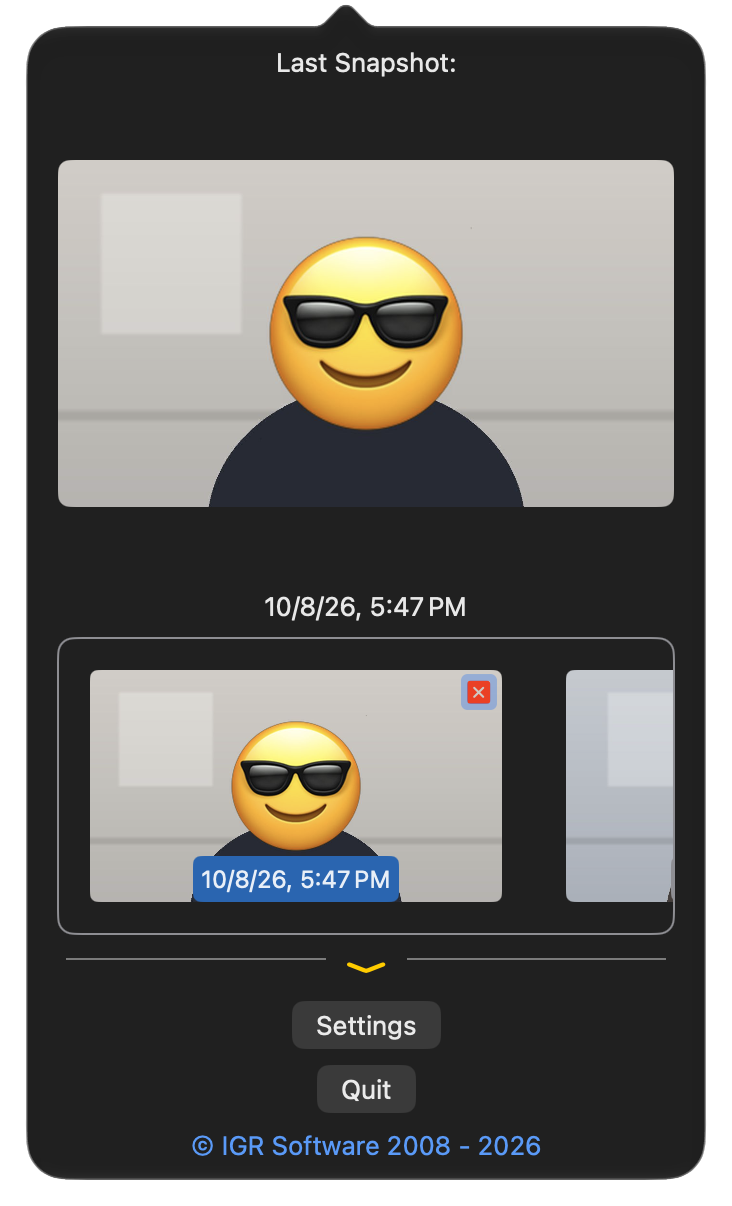
#> input picture AppStore/screenshots/en-US/raw/menu-popover.png, 732 x 1206 px; its folder holds only this picture in this run
$ python compose.py
#> lines starting #> are read from the running program, lines starting #| are printed output that depends on the picture
"""Builds the App Store slides from the raw window captures.

Reads AppStore/screenshots/<locale>/raw/*.png and writes AppStore/screenshots/<locale>/APP_DESKTOP/NN.png.
usage: python3 compose.py [outdir]   (outdir replaces AppStore/screenshots for a dry run)
Needs Pillow and the system SF Pro font (/System/Library/Fonts/SFNS.ttf).
"""
import itertools
import os
import sys

from PIL import Image, ImageCms, ImageDraw, ImageFilter, ImageFont

SHOTS = os.path.normpath(os.path.join(os.path.dirname(os.path.abspath(__file__)), ".."))
OUT = sys.argv[1] if len(sys.argv) > 1 else SHOTS

W, H = 2880, 1800
ACCENT = (255, 214, 10)
FLAG_BLUE, FLAG_YELLOW = (0, 87, 183), (255, 215, 0)
# Flag bands at 45 degrees in the bottom-left corner, bounded by the lines x - y = k.
FLAG_K = (-1340, -1490, -1640)
X_RIGHT, Y0, Y1 = 2820, 50, 1750
LEFT, GAP_TEXT, GAP_WINDOWS = 170, 80, 44

SLIDES = {
    "en-US": [
        (["menu-popover"], "Catch Whoever Touches Your Mac", "A photo or short video, taken silently"),
        (["settings-snapshot"], "Triggers That Work While Locked", "Display, location, keyboard and mouse"),
        (["settings-options"], "Photo or Short Video", "Choose quality, size and how long to keep files"),
        (["settings-sync"], "Straight to Your Own Cloud", "iCloud, Dropbox and notifications"),
        (["settings-options", "settings-sync"], "Set It and Forget It", "One toggle per trigger, all in one window"),
    ],
    "uk": [
        (["menu-popover"], "Побачте, хто чіпав ваш Mac", "Фото або коротке відео — тихо й миттєво"),
        (["settings-snapshot"], "Працює, поки Mac заблоковано", "Дисплей, переміщення, клавіатура та миша"),
        (["settings-options"], "Фото або коротке відео", "Якість, розмір і термін зберігання — на ваш вибір"),
        (["settings-sync"], "Одразу у вашу хмару", "iCloud, Dropbox і сповіщення"),
        (["settings-options", "settings-sync"], "Налаштуйте й забудьте", "Один перемикач на тригер, усе в одному вікні"),
    ],
}

# Layouts tried in order until headline and subline both fit: (max window width, headline sizes, max headline lines).
LAYOUTS = (
    (1700, (124, 116, 108), 2),
    (1584, (124, 116, 108), 2),
    (1700, (124, 116, 108), 3),
    (1584, (124, 116, 108), 3),
    (1584, (100, 96), 3),
)


def font(size, weight):
    f = ImageFont.truetype("/System/Library/Fonts/SFNS.ttf", size)
    f.set_variation_by_name(weight)
    return f


_background = None


def background():
    global _background
    if _background is None:
        bg = Image.new("RGB", (W, H))
        px = bg.load()
        for y in range(H):
            for x in range(W):
                k = x / W * 0.45 + y / H * 0.55
                px[x, y] = (int(27 - 16 * k), int(34 - 18 * k), int(51 - 26 * k))
        glow = Image.new("RGBA", (W, H), (0, 0, 0, 0))
        ImageDraw.Draw(glow).ellipse([1500, 150, 2850, 1650], fill=(*ACCENT, 30))
        glow = glow.filter(ImageFilter.GaussianBlur(220))
        bg.paste(glow, (0, 0), glow)
        d = ImageDraw.Draw(bg)
        for (top, bottom), fill in zip(zip(FLAG_K, FLAG_K[1:]), (FLAG_BLUE, FLAG_YELLOW)):
            d.polygon([(0, -top), (0, -bottom), (H + bottom, H), (H + top, H)], fill=fill)
        _background = bg
    return _background.copy()


def shadowed(canvas, img, x, y):
    shadow = Image.new("RGBA", canvas.size, (0, 0, 0, 0))
    shadow.paste((0, 0, 0, 255), (x, y + 34), img.getchannel("A").point(lambda v: int(v * 0.6)))
    shadow = shadow.filter(ImageFilter.GaussianBlur(44))
    canvas.paste(shadow, (0, 0), shadow)
    canvas.paste(img, (x, y), img)


def tokens(text):
    out = []
    for w in text.split():
        if w in ("—", "–") and out:
            out[-1] += " " + w  # a dash ends a line, never starts one
        else:
            out.append(w)
    return out


def balanced(draw, text, sizes, weight, max_lines, width):
    """Fewest lines, then the largest font, then the narrowest widest line; never a one-word last line."""
    words = tokens(text)
    for size in sizes:
        f = font(size, weight)
        for k in range(1, max_lines + 1):
            best = None
            for cuts in itertools.combinations(range(1, len(words)), k - 1):
                idx = (0, *cuts, len(words))
                if k > 1 and idx[-1] - idx[-2] < 2:
                    continue
                lines = [" ".join(words[a:b]) for a, b in zip(idx, idx[1:])]
                widest = max(draw.textlength(line, font=f) for line in lines)
                if widest <= width and (best is None or widest < best[0]):
                    best = (widest, lines)
            if best:
                return size, best[1]
    return None


def compose(locale, number, names, headline, sub):
#> called with locale = 'en-US', number = 1, headline = 'Catch Whoever Touches Your Mac', sub = 'A photo or short video, taken silently'
    imgs = [Image.open(os.path.join(SHOTS, locale, "raw", f"{n}.png")).convert("RGBA") for n in names]
    tw = max(i.width for i in imgs)
#> tw = 732
    th = sum(i.height for i in imgs) + GAP_WINDOWS * (len(imgs) - 1)
#> th = 1206
    canvas = background()
#> in background, `bg = Image.new("RGB", (W, H))`: bg: PIL image 2880x1800 RGB; every value is 0
#> in background, `glow = Image.new("RGBA", (W, H), (0, 0, 0, 0))`: glow: PIL image 2880x1800 RGBA; every value is 0
#> in background, `ImageDraw.Draw(glow).ellipse([1500, 150, 2850, 1650], fill=(*ACCENT, 3..`:
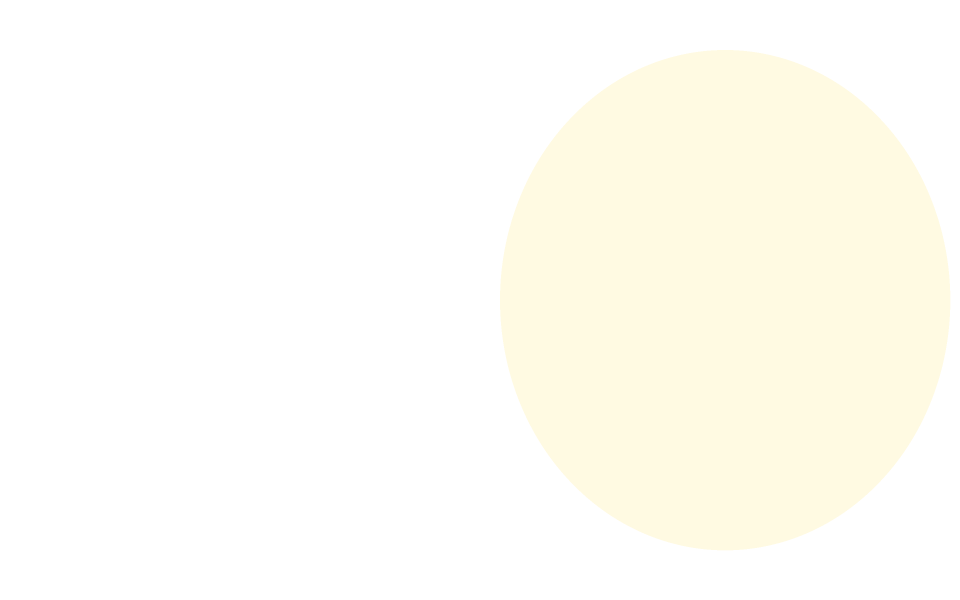
#> glow: PIL image 2880x1800 RGBA (shown at 1/3 size); mean R, G, B, A 78.3, 65.7, 3.1, 9.2; transparent parts drawn white
#> in background, `bg.paste(glow, (0, 0), glow)`:
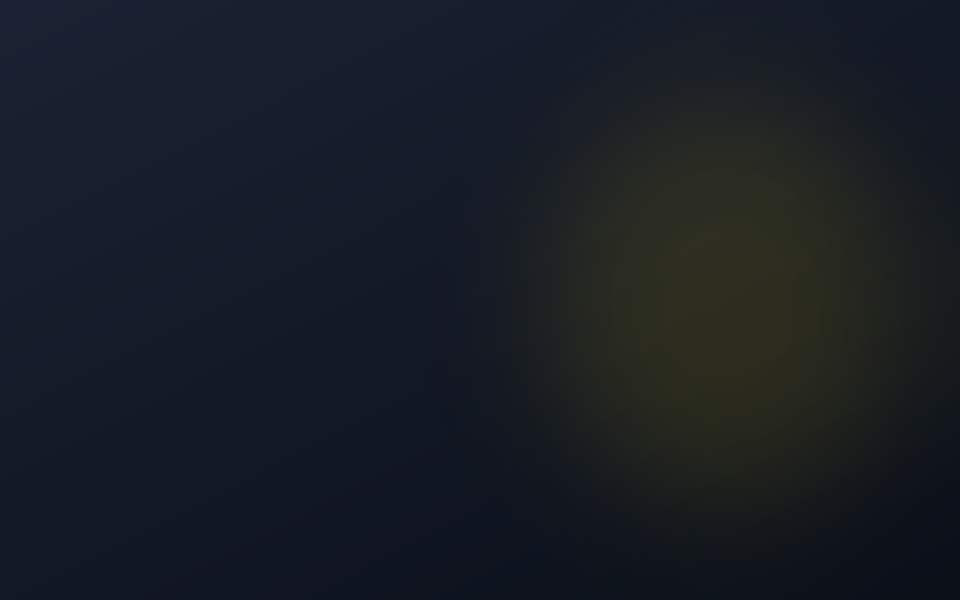
#> bg: PIL image 2880x1800 RGB (shown at 1/3 size); mean R, G, B 24.1, 28.9, 36.5
    d = ImageDraw.Draw(canvas)
    for max_w, hsizes, hlines in LAYOUTS:
        scale = min(max_w / tw, (Y1 - Y0) / th)
        text_w = X_RIGHT - round(tw * scale) - LEFT - GAP_TEXT
        hres = balanced(d, headline, hsizes, "Bold", hlines, text_w)
        sres = balanced(d, sub, (60, 56, 52), "Regular", 2, text_w)
        if hres and sres:
            break
    else:
        raise SystemExit(f"{locale} {number:02d}: cannot wrap {headline!r}")
#> this loop made 1 pass
    (hs, h_lines), (ss, s_lines) = hres, sres

    imgs = [i.resize((round(i.width * scale), round(i.height * scale)), Image.LANCZOS) for i in imgs]
    gap = round(GAP_WINDOWS * scale)
    total_w = max(i.width for i in imgs)
    total_h = sum(i.height for i in imgs) + gap * (len(imgs) - 1)
    x = X_RIGHT - total_w
    y = Y0 + (Y1 - Y0 - total_h) // 2

    hf, sf = font(hs, "Bold"), font(ss, "Regular")
    hl, sl = round(hs * 1.19), round(ss * 1.4)
    ty = (H - (56 + len(h_lines) * hl + 36 + len(s_lines) * sl)) // 2
    d.rounded_rectangle([LEFT, ty, LEFT + 130, ty + 14], radius=7, fill=ACCENT)
    ty += 56
    for line in h_lines:
        d.text((LEFT, ty), line, font=hf, fill=(255, 255, 255))
        ty += hl
    ty += 36
    for line in s_lines:
        d.text((LEFT, ty), line, font=sf, fill=(190, 198, 214))
        ty += sl
    for im in imgs:
        shadowed(canvas, im, x + (total_w - im.width) // 2, y)
        y += im.height + gap

    out_dir = os.path.join(OUT, locale, "APP_DESKTOP")
    os.makedirs(out_dir, exist_ok=True)
    srgb = ImageCms.ImageCmsProfile(ImageCms.createProfile("sRGB")).tobytes()
    canvas.convert("RGB").save(os.path.join(out_dir, f"{number:02d}.png"), "PNG", icc_profile=srgb)
    print(f"{locale} {number:02d} window={total_w}px ({total_w / W * 100:.0f}%) "
          f"headline={' / '.join(h_lines)} ({hs}pt) | subline={' / '.join(s_lines)} ({ss}pt)")


if __name__ == "__main__":
    for locale, slides in SLIDES.items():
        for number, (names, headline, sub) in enumerate(slides, 1):
#> (the run stopped early here; a loop or call above may not have finished)
